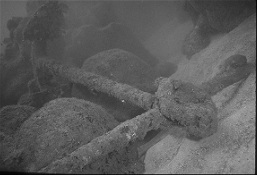
#> input picture Metodos de Segmentação/ancora.jpg, 257 x 175 px
$ python App.py ancora.jpg
#> lines starting #> are read from the running program, lines starting #| are printed output that depends on the picture; after the words box and inside, x2 and y2 are one past the last pixel; in counts of white or black regions, pixels touching at a corner belong together
import sys
import cv2 as cv
import numpy as np

def main(argv):
    window_name = ('Treshold Binary Segmentation')
     # checando escala de cinza da imagem
    src = cv.imread(argv[0], cv.IMREAD_GRAYSCALE)
#> src is the input picture: shape (175, 257); min 1, max 207, mean 92.4


    # verificação se a imagem esta sendo carregada corretamentepython App.py nomedaimagem
    if src is None:
        print('Error opening image: ' + argv[0])
        return -1

    width, height = np.shape(src)
#> width = 175; height = 257

    threshold = (src.max() + src.min()) / 2
#> threshold = 104
    initialTreshold = threshold
#> initialTreshold = 104

    if len(argv) < 1:
        print('Not enough parameters')
        print('Usage:\nmorph_lines_detection.py < path_to_image >')
        return -1

    while abs(threshold - initialTreshold) != 0:
        R1 = np.array([])
        R2 = np.array([])
        for i in range(width):
            for y in range(height):
                if src[i, y] >= threshold:
                    R1 = np.append(R1, src[i, y])
                else:
                    R2 = np.append(R2, src[i, y])

        threshold = (np.mean(R1) + np.mean(R1)) / 2
#> this loop made 0 passes

    for i in range(width):
            for y in range(height):
                if src[i, y] >= threshold:
                    src[i, y] = 255
                else:
                    src[i, y] = 0
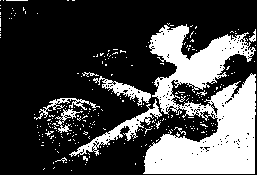
#> src: shape (175, 257); 28% white; 274 white regions (263 under 20 px), largest, box (x1, y1, x2, y2) and area: (143, 24, 256, 174) 9962, (69, 99, 162, 157) 888, (93, 76, 151, 106) 482

    cv.imshow(window_name, src)
    cv.waitKey(0)
    cv.destroyAllWindows()
    return 0


if __name__ == "__main__":
    main(sys.argv[1:])
